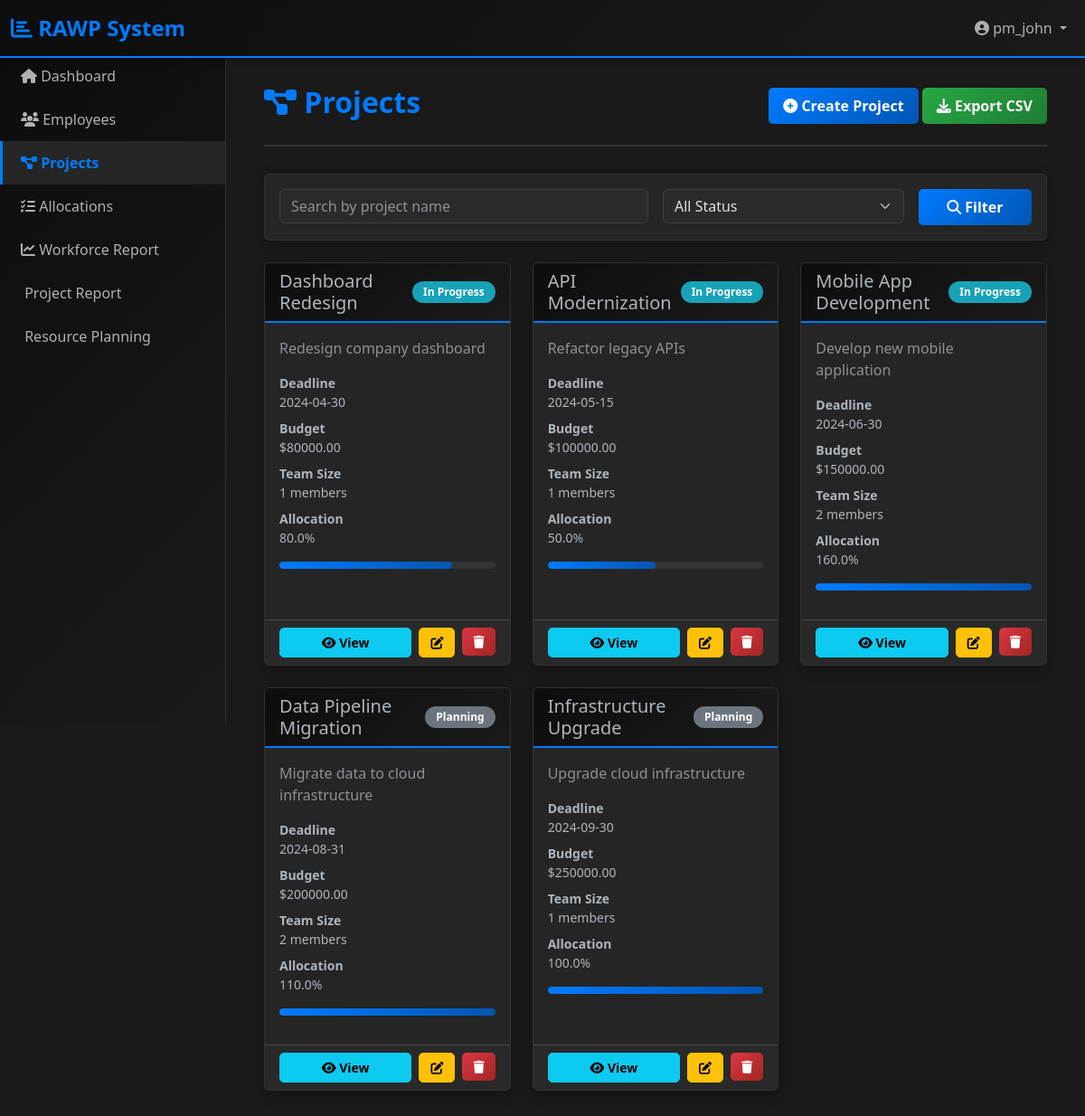
The page /projects/ (signed in) on the database its author committed.
### app/models.py (models this page shows, shortened)
class User(UserMixin, db.Model):
    __tablename__ = 'users'
    id = db.Column(db.Integer, primary_key=True)
    username = db.Column(db.String(80), unique=True, nullable=False)
    email = db.Column(db.String(120), unique=True, nullable=False)
    password_hash = db.Column(db.String(255), nullable=False)
    role = db.Column(db.Enum(Role), nullable=False, default=Role.EMPLOYEE)
    is_active = db.Column(db.Boolean, default=True)
    created_at = db.Column(db.DateTime, default=datetime.utcnow)
    updated_at = db.Column(db.DateTime, default=datetime.utcnow, onupdate=datetime.utcnow)
    employee = db.relationship('Employee', backref='user', uselist=False, cascade='all, delete-orphan')
    audit_logs = db.relationship('AuditLog', backref='user', lazy=True, cascade='all, delete-orphan')

class Project(db.Model):
    __tablename__ = 'projects'
    id = db.Column(db.Integer, primary_key=True)
    name = db.Column(db.String(200), nullable=False)
    description = db.Column(db.Text)
    status = db.Column(db.String(50), default='Planning')  # Planning, In Progress, On Hold, Completed, Cancelled
    start_date = db.Column(db.Date)
    deadline = db.Column(db.Date, nullable=False)
    budget = db.Column(db.Float)
    created_by = db.Column(db.Integer, db.ForeignKey('users.id'))
    created_at = db.Column(db.DateTime, default=datetime.utcnow)
    updated_at = db.Column(db.DateTime, default=datetime.utcnow, onupdate=datetime.utcnow)
    creator = db.relationship('User', foreign_keys=[created_by], backref='created_projects')
    allocations = db.relationship('ResourceAllocation', backref='project', lazy=True, cascade='all, delete-orphan')
    def get_total_allocation(self):
        return sum(alloc.allocation_percentage for alloc in self.allocations)

class ResourceAllocation(db.Model):
    __tablename__ = 'resource_allocations'
    id = db.Column(db.Integer, primary_key=True)
    employee_id = db.Column(db.Integer, db.ForeignKey('employees.id'), nullable=False)
    project_id = db.Column(db.Integer, db.ForeignKey('projects.id'), nullable=False)
    allocation_percentage = db.Column(db.Float, nullable=False)  # 0-100%
    allocation_date = db.Column(db.Date, default=lambda: datetime.utcnow().date())
    end_date = db.Column(db.Date)
    notes = db.Column(db.Text)
    allocated_by = db.Column(db.Integer, db.ForeignKey('users.id'))
    created_at = db.Column(db.DateTime, default=datetime.utcnow)
    updated_at = db.Column(db.DateTime, default=datetime.utcnow, onupdate=datetime.utcnow)
    allocator = db.relationship('User', foreign_keys=[allocated_by], backref='allocations_created')
    __table_args__ = (db.UniqueConstraint('employee_id', 'project_id', name='unique_emp_proj'),)

### app/routes/projects.py (the view)
@projects_bp.route('/')
@login_required
@require_role('Admin', 'Project Manager', 'Top Management', 'HR Manager')
def list_projects():
    page = request.args.get('page', 1, type=int)
    search = request.args.get('search', '')
    status = request.args.get('status', '')
    query = Project.query
    if search:
        query = query.filter(Project.name.ilike(f'%{search}%'))
    if status:
        query = query.filter(Project.status == status)
    projects = query.order_by(Project.deadline).paginate(page=page, per_page=20)
    statuses = db.session.query(Project.status).distinct().all()
    statuses = [s[0] for s in statuses]
    return render_template('projects/list.html',
                         title='Projects',
                         projects=projects,
                         statuses=statuses,
                         search=search,
                         status=status)

### app/utils.py (called while the page is built)
def require_role(*roles):
    def decorator(f):
        @wraps(f)
        def decorated_function(*args, **kwargs):
            from flask_login import current_user
            from flask import redirect, url_for, flash
            if not current_user.is_authenticated:
                flash('Please log in first.', 'danger')
                return redirect(url_for('auth.login'))
            from app.models import Role
            role_values = [r.value if isinstance(r, Role) else r for r in roles]
            if current_user.role.value not in role_values and current_user.role != Role.ADMIN:
                flash('You do not have permission to access this page.', 'danger')
                return redirect(url_for('main.dashboard'))
            return f(*args, **kwargs)
        return decorated_function
    return decorator

### app/templates/projects/list.html (shortened to what this page needs)
{% extends "base.html" %}
{% block content %}
<div class="container-fluid">
    <div class="page-header">
        <div class="row align-items-center">
            <div class="col">
                <h1 class="page-title"><i class="fas fa-project-diagram"></i> Projects</h1>
            </div>
            <div class="col-auto">
                {% if current_user.role.value in ['Admin', 'Project Manager'] %}
                <a href="{{ url_for('projects.create_project') }}" class="btn btn-primary">
                    <i class="fas fa-plus-circle"></i> Create Project
                </a>
                {% endif %}
                <a href="{{ url_for('projects.export_projects_csv') }}" class="btn btn-success">
                    <i class="fas fa-download"></i> Export CSV
                </a>
            </div>
        </div>
    </div>
    <div class="card mb-4">
        <div class="card-body">
            <form method="GET" class="row g-3">
                <div class="col-md-6">
                    <input type="text" name="search" class="form-control" placeholder="Search by project name" value="{{ search }}">
                </div>
                <div class="col-md-4">
                    <select name="status" class="form-select">
                        <option value="">All Status</option>
                    </select>
                </div>
                <div class="col-md-2">
                    <button type="submit" class="btn btn-primary w-100">
                        <i class="fas fa-search"></i> Filter
                    </button>
                </div>
            </form>
        </div>
    </div>
    {% if projects.items %}
    <div class="row">
        {% for proj in projects.items %}
        <div class="col-lg-6 col-xl-4 mb-4">
            <div class="card h-100">
                <div class="card-header d-flex justify-content-between align-items-center">
                    <h5 class="mb-0">{{ proj.name }}</h5>
                    <span class="badge" style="background-color:
                        {% if proj.status == 'Completed' %}#28a745
                        {% elif proj.status == 'In Progress' %}#17a2b8
                        {% elif proj.status == 'On Hold' %}#ffc107
                        {% elif proj.status == 'Cancelled' %}#dc3545
                        {% else %}#6c757d{% endif %}">
                        {{ proj.status }}
                    </span>
                </div>
                <div class="card-body">
                    <p class="text-muted">{{ proj.description[:100] }}{% if proj.description|length > 100 %}...{% endif %}</p>
                    <dl class="small">
                        <dt>Deadline</dt>
                        <dd class="">
                            {{ proj.deadline.strftime('%Y-%m-%d') }}
                        </dd>
                        <dt>Budget</dt>
                        <dd>${{ "%.2f"|format(proj.budget) if proj.budget else 'N/A' }}</dd>
                        <dt>Team Size</dt>
                        <dd>{{ proj.allocations|length }} members</dd>
                        <dt>Allocation</dt>
                        <dd>{{ proj.get_total_allocation()|round(1) }}%</dd>
                    </dl>
                    <div class="progress mb-3" style="height: 8px;">
                        <div class="progress-bar" style="width: {{ proj.get_total_allocation() }}%"></div>
                    </div>
                </div>
                <div class="card-footer d-flex gap-2">
                    <a href="{{ url_for('projects.view_project', project_id=proj.id) }}" class="btn btn-sm btn-info flex-grow-1">
                        <i class="fas fa-eye"></i> View
                    </a>
                    {% if current_user.role.value in ['Admin', 'Project Manager'] %}
                    <a href="{{ url_for('projects.edit_project', project_id=proj.id) }}" class="btn btn-sm btn-warning">
                        <i class="fas fa-edit"></i>
                    </a>
                    <form method="POST" action="{{ url_for('projects.delete_project', project_id=proj.id) }}" style="display: inline;" onsubmit="return confirm('Delete this project?');">
                        <button type="submit" class="btn btn-sm btn-danger">
                            <i class="fas fa-trash"></i>
                        </button>
                    </form>
                    {% endif %}
                </div>
            </div>
        </div>
        {% endfor %}
    </div>
    {% else %}
    <div class="alert alert-info">
        <i class="fas fa-info-circle"></i> No projects found
    </div>
    {% endif %}
</div>
{% endblock %}

### app/templates/base.html (shortened to what this page needs)
<!DOCTYPE html>
<html lang="en">
<head>
    <link href="https://cdn.jsdelivr.net/npm/bootstrap@5.3.0/dist/css/bootstrap.min.css" rel="stylesheet">
    <link href="https://cdnjs.cloudflare.com/ajax/libs/font-awesome/6.4.0/css/all.min.css" rel="stylesheet">
</head>
<body data-bs-theme="dark">
    <nav class="navbar navbar-expand-lg sticky-top">
        <div class="container-fluid">
            <a class="navbar-brand" href="{{ url_for('main.dashboard') }}">
                <i class="fas fa-chart-bar"></i> RAWP System
            </a>
            <div class="collapse navbar-collapse" id="navbarNav">
                <ul class="navbar-nav ms-auto">
                    {% if current_user.is_authenticated %}
                    <li class="nav-item dropdown">
                        <a class="nav-link dropdown-toggle" href="#" id="userMenu" role="button" data-bs-toggle="dropdown">
                            <i class="fas fa-user-circle"></i> {{ current_user.username }}
                        </a>
                    </li>
                    {% else %}
                    <li class="nav-item">
                        <a class="nav-link" href="{{ url_for('auth.login') }}">Login</a>
                    </li>
                    {% endif %}
                </ul>
            </div>
        </div>
    </nav>
    {% if current_user.is_authenticated %}
    <div class="sidebar">
        <nav class="nav flex-column">
            <a class="nav-link" href="{{ url_for('main.dashboard') }}">
                <i class="fas fa-home"></i> Dashboard
            </a>
            {% if current_user.role.value in ['Admin', 'HR Manager', 'Project Manager', 'Top Management'] %}
            <a class="nav-link" href="{{ url_for('employees.list_employees') }}">
                <i class="fas fa-users"></i> Employees
            </a>
            {% endif %}
            {% if current_user.role.value in ['Admin', 'Project Manager', 'Top Management', 'HR Manager'] %}
            <a class="nav-link" href="{{ url_for('projects.list_projects') }}">
                <i class="fas fa-project-diagram"></i> Projects
            </a>
            {% endif %}
            {% if current_user.role.value in ['Admin', 'Project Manager', 'HR Manager', 'Top Management'] %}
            <a class="nav-link" href="{{ url_for('allocations.list_allocations') }}">
                <i class="fas fa-tasks"></i> Allocations
            </a>
            {% endif %}
            {% if current_user.role.value in ['Admin', 'Top Management', 'HR Manager', 'Project Manager'] %}
            <a class="nav-link" href="{{ url_for('main.workforce_report') }}">
                <i class="fas fa-chart-line"></i> Workforce Report
            </a>
            {% endif %}
            {% if current_user.role.value in ['Admin', 'Top Management', 'HR Manager', 'Project Manager'] %}
            <a class="nav-link" href="{{ url_for('main.project_report') }}">
                 Project Report
            </a>
            {% endif %}
            {% if current_user.role.value in ['Admin', 'Top Management', 'HR Manager', 'Project Manager'] %}
            <a class="nav-link" href="{{ url_for('main.resource_planning') }}">
                 Resource Planning
            </a>
            {% endif %}
        </nav>
    </div>
    {% endif %}
    <div class="main-content">
        {% block content %}{% endblock %}
    </div>
</body>
</html>

### app/templates/base.html (style rules this page uses)
:root { --bs-body-bg: #1a1a1a; --bs-body-color: #e0e0e0; --bs-dark: #0d0d0d; --bs-light: #f8f9fa; --bs-primary: #007bff; --bs-success: #28a745; --bs-danger: #dc3545; --bs-warning: #ffc107; --bs-info: #17a2b8; }
* { margin: 0; padding: 0; box-sizing: border-box; }
body { background-color: #1a1a1a; color: #e0e0e0; font-family: 'Segoe UI', Tahoma, Geneva, Verdana, sans-serif; }
.navbar { background: linear-gradient(135deg, #0d0d0d 0%, #1a1a1a 100%); border-bottom: 2px solid #007bff; box-shadow: 0 2px 10px rgba(0,0,0,0.3); }
.navbar-brand { font-weight: 700; color: #007bff !important; font-size: 1.5rem; }
.sidebar { background: linear-gradient(135deg, #0d0d0d 0%, #1a1a1a 100%); min-height: calc(100vh - 60px); border-right: 1px solid #333; position: fixed; width: 250px; left: 0; top: 60px; overflow-y: auto; z-index: 999; }
.sidebar .nav-link { color: #b0b0b0; padding: 12px 20px; border-left: 3px solid transparent; transition: all 0.3s ease; }
.sidebar .nav-link.active { color: #007bff; background-color: #252525; border-left-color: #007bff; font-weight: 600; }
.main-content { margin-left: 250px; padding: 30px; min-height: calc(100vh - 60px); }
.card { background-color: #252525; border: 1px solid #333; box-shadow: 0 4px 15px rgba(0,0,0,0.3); transition: transform 0.3s ease, box-shadow 0.3s ease; }
.card-header { background: linear-gradient(135deg, #0d0d0d 0%, #1a1a1a 100%); border-bottom: 2px solid #007bff; font-weight: 600; }
.btn { font-weight: 600; padding: 8px 16px; transition: all 0.3s ease; border-radius: 5px; }
.btn-primary { background: linear-gradient(135deg, #007bff 0%, #0056b3 100%); border: none; }
.btn-success { background: linear-gradient(135deg, #28a745 0%, #1e7e34 100%); border: none; }
.btn-danger { background: linear-gradient(135deg, #dc3545 0%, #a02622 100%); border: none; }
.btn-sm { padding: 5px 12px; font-size: 0.875rem; }
.form-control, .form-select { background-color: #2a2a2a; border: 1px solid #404040; color: #e0e0e0; transition: border-color 0.3s ease; }
.badge { padding: 6px 12px; font-weight: 600; border-radius: 20px; }
.progress { background-color: #333; border-radius: 10px; height: 8px; }
.progress-bar { background: linear-gradient(90deg, #007bff 0%, #0056b3 100%); border-radius: 10px; }
.page-header { margin-bottom: 30px; padding-bottom: 20px; border-bottom: 2px solid #333; }
.page-title { color: #007bff; font-weight: 700; font-size: 2rem; }

### rows shown on the page
User: username "pm_john"
Project: name "Dashboard Redesign", status "In Progress", description "Redesign company dashboard", deadline "2024-04-30", budget "80000.00", allocations|length "1", get_total_allocation "80.0"
Project: name "API Modernization", status "In Progress", description "Refactor legacy APIs", deadline "2024-05-15", budget "100000.00", allocations|length "1", get_total_allocation "50.0"
Project: name "Mobile App Development", status "In Progress", description "Develop new mobile application", deadline "2024-06-30", budget "150000.00", allocations|length "2", get_total_allocation "160.0"
Project: name "Data Pipeline Migration", status "Planning", description "Migrate data to cloud infrastructure", deadline "2024-08-31", budget "200000.00", allocations|length "2", get_total_allocation "110.0"
Project: name "Infrastructure Upgrade", status "Planning", description "Upgrade cloud infrastructure", deadline "2024-09-30", budget "250000.00", allocations|length "1", get_total_allocation "100.0"
